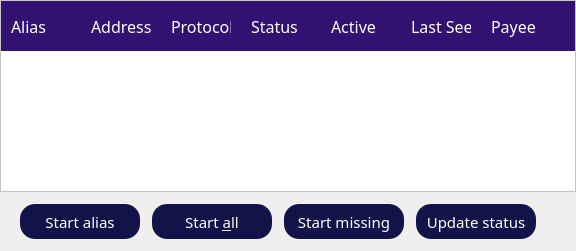
               <widget class="QWidget" name="tabMyLibernodes_4">
                <property name="font">
                 <font>
                  <family>ZoinLight</family>
                 </font>
                </property>
                <attribute name="title">
                 <string>My Libernodes</string>
                </attribute>
                <layout class="QGridLayout" name="gridLayout_7">
                 <property name="leftMargin">
                  <number>0</number>
                 </property>
                 <property name="topMargin">
                  <number>0</number>
                 </property>
                 <property name="rightMargin">
                  <number>0</number>
                 </property>
                 <property name="bottomMargin">
                  <number>0</number>
                 </property>
                 <property name="spacing">
                  <number>-1</number>
                 </property>
                 <item row="0" column="0">
                  <layout class="QVBoxLayout" name="verticalLayout_12">
                   <property name="spacing">
                    <number>0</number>
                   </property>
                   <property name="leftMargin">
                    <number>0</number>
                   </property>
                   <property name="bottomMargin">
                    <number>0</number>
                   </property>
                   <item>
                    <widget class="QTableWidget" name="tableWidgetMyLibernodes_4">
                     <property name="minimumSize">
                      <size>
                       <width>500</width>
                       <height>0</height>
                      </size>
                     </property>
                     <property name="font">
                      <font>
                       <family>ZoinLight</family>
                       <pointsize>12</pointsize>
                      </font>
                     </property>
                     <property name="styleSheet">
                      <string notr="true">
QHeaderView::section {height:50; width: 100;border: 0px solid white; background-color: #321172; color: white; font-size: 12pt;padding-left: 10; padding-right:10; } 
QHeaderView::down-arrow { image: url(:/icons/txdown); width: 8px; height: 8px; }
 QHeaderView::up-arrow { image: url(:/icons/txup); width: 8px; height: 8px; }

QTableView{
alternate-background-color: #EAE6F1;
background-color: white;
}

QScrollBar:horizontal {
            border: 0px solid;
            background: transparent;
            height: 14px;
            margin: 0px 0px 0px 0px;
              padding: 4px;
}
QScrollBar:vertical {
            border: 0px solid #321172;
            background: transparent;
            width: 14px;
            margin: 0px 0px 0px 0px;
       padding: 4px;
        }
QScrollBar::handle {
            background: #aaaaaa;
            border: 0px;
            border-radius: 3px;
        }
        QScrollBar::add-line:vertical {
            height: 0px;
            subcontrol-position: bottom;
            subcontrol-origin: margin;
        }
        QScrollBar::sub-line:vertical {
            height: 0 px;
            subcontrol-position: top;
            subcontrol-origin: margin;
        }
        QScrollBar::add-line:horizontal {
            width: 0px;
            subcontrol-position: right;
            subcontrol-origin: margin;
        }
        QScrollBar::sub-line:horizontal {
            width: 0 px;
            subcontrol-position: left;
            subcontrol-origin: margin;
        }</string>
                     </property>
                     <property name="editTriggers">
                      <set>QAbstractItemView::NoEditTriggers</set>
                     </property>
                     <property name="alternatingRowColors">
                      <bool>true</bool>
                     </property>
                     <property name="selectionMode">
                      <enum>QAbstractItemView::SingleSelection</enum>
                     </property>
                     <property name="selectionBehavior">
                      <enum>QAbstractItemView::SelectRows</enum>
                     </property>
                     <property name="showGrid">
                      <bool>false</bool>
                     </property>
                     <property name="gridStyle">
                      <enum>Qt::NoPen</enum>
                     </property>
                     <property name="sortingEnabled">
                      <bool>true</bool>
                     </property>
                     <property name="columnCount">
                      <number>7</number>
                     </property>
                     <attribute name="horizontalHeaderDefaultSectionSize">
                      <number>80</number>
                     </attribute>
                     <attribute name="horizontalHeaderMinimumSectionSize">
                      <number>80</number>
                     </attribute>
                     <attribute name="horizontalHeaderStretchLastSection">
                      <bool>true</bool>
                     </attribute>
                     <attribute name="verticalHeaderVisible">
                      <bool>false</bool>
                     </attribute>
                     <column>
                      <property name="text">
                       <string>Alias</string>
                      </property>
                      <property name="textAlignment">
                       <set>AlignLeading|AlignVCenter</set>
                      </property>
                     </column>
                     <column>
                      <property name="text">
                       <string>Address</string>
                      </property>
                      <property name="textAlignment">
                       <set>AlignLeading|AlignVCenter</set>
                      </property>
                     </column>
                     <column>
                      <property name="text">
                       <string>Protocol</string>
                      </property>
                      <property name="textAlignment">
                       <set>AlignLeading|AlignVCenter</set>
                      </property>
                     </column>
                     <column>
                      <property name="text">
                       <string>Status</string>
                      </property>
                      <property name="textAlignment">
                       <set>AlignLeading|AlignVCenter</set>
                      </property>
                     </column>
                     <column>
                      <property name="text">
                       <string>Active</string>
                      </property>
                      <property name="textAlignment">
                       <set>AlignLeading|AlignVCenter</set>
                      </property>
                     </column>
                     <column>
                      <property name="text">
                       <string>Last Seen</string>
                      </property>
                      <property name="textAlignment">
                       <set>AlignLeading|AlignVCenter</set>
                      </property>
                     </column>
                     <column>
                      <property name="text">
                       <string>Payee</string>
                      </property>
                      <property name="textAlignment">
                       <set>AlignLeading|AlignVCenter</set>
                      </property>
                      <property name="foreground">
                       <brush brushstyle="NoBrush">
                        <color alpha="255">
                         <red>0</red>
                         <green>0</green>
                         <blue>0</blue>
                        </color>
                       </brush>
                      </property>
                     </column>
                    </widget>
                   </item>
                   <item>
                    <layout class="QHBoxLayout" name="horizontalLayout_15">
                     <property name="spacing">
                      <number>12</number>
                     </property>
                     <property name="leftMargin">
                      <number>20</number>
                     </property>
                     <property name="topMargin">
                      <number>12</number>
                     </property>
                     <property name="rightMargin">
                      <number>0</number>
                     </property>
                     <property name="bottomMargin">
                      <number>12</number>
                     </property>
                     <item>
                      <widget class="QPushButton" name="startButton_4">
                       <property name="enabled">
                        <bool>true</bool>
                       </property>
                       <property name="minimumSize">
                        <size>
                         <width>0</width>
                         <height>35</height>
                        </size>
                       </property>
                       <property name="font">
                        <font>
                         <family>ZoinRegular</family>
                         <pointsize>11</pointsize>
                        </font>
                       </property>
                       <property name="styleSheet">
                        <string notr="true">
QPushButton {
background-color: #121349;
color: white;
border-radius:15px;
height:35px;
width:120px;
border: 0;
}
QPushButton:hover {
background-color: #121349;
color: white;
height:35px;
width:120px;
border:0;
}
QPushButton:hover!pressed {
background-color: #4a0e95;
color: white;
border-radius:15px;
height:35px;
width:120px;
border: 0;
}</string>
                       </property>
                       <property name="text">
                        <string>Start alias</string>
                       </property>
                      </widget>
                     </item>
                     <item>
                      <widget class="QPushButton" name="startAllButton_4">
                       <property name="minimumSize">
                        <size>
                         <width>0</width>
                         <height>35</height>
                        </size>
                       </property>
                       <property name="font">
                        <font>
                         <family>ZoinRegular</family>
                         <pointsize>11</pointsize>
                        </font>
                       </property>
                       <property name="styleSheet">
                        <string notr="true">
QPushButton {
background-color: #121349;
color: white;
border-radius:15px;
height:35px;
width:120px;
border: 0;
}
QPushButton:hover {
background-color: #121349;
color: white;
height:35px;
width:120px;
border:0;
}
QPushButton:hover!pressed {
background-color: #4a0e95;
color: white;
border-radius:15px;
height:35px;
width:120px;
border: 0;
}</string>
                       </property>
                       <property name="text">
                        <string>Start &amp;all</string>
                       </property>
                      </widget>
                     </item>
                     <item>
                      <widget class="QPushButton" name="startMissingButton_4">
                       <property name="minimumSize">
                        <size>
                         <width>0</width>
                         <height>35</height>
                        </size>
                       </property>
                       <property name="font">
                        <font>
                         <family>ZoinRegular</family>
                         <pointsize>11</pointsize>
                        </font>
                       </property>
                       <property name="styleSheet">
                        <string notr="true">
QPushButton {
background-color: #121349;
color: white;
border-radius:15px;
height:35px;
width:120px;
border: 0;
}
QPushButton:hover {
background-color: #121349;
color: white;
height:35px;
width:120px;
border:0;
}
QPushButton:hover!pressed {
background-color: #4a0e95;
color: white;
border-radius:15px;
height:35px;
width:120px;
border: 0;
}</string>
                       </property>
                       <property name="text">
                        <string>Start missing</string>
                       </property>
                      </widget>
                     </item>
                     <item>
                      <widget class="QPushButton" name="UpdateButton_4">
                       <property name="minimumSize">
                        <size>
                         <width>0</width>
                         <height>35</height>
                        </size>
                       </property>
                       <property name="font">
                        <font>
                         <family>ZoinRegular</family>
                         <pointsize>11</pointsize>
                        </font>
                       </property>
                       <property name="styleSheet">
                        <string notr="true">
QPushButton {
background-color: #121349;
color: white;
border-radius:15px;
height:35px;
width:120px;
border: 0;
}
QPushButton:hover {
background-color: #121349;
color: white;
height:35px;
width:120px;
border:0;
}
QPushButton:hover!pressed {
background-color: #4a0e95;
color: white;
border-radius:15px;
height:35px;
width:120px;
border: 0;
}</string>
                       </property>
                       <property name="text">
                        <string>Update status</string>
                       </property>
                      </widget>
                     </item>
                     <item>
                      <spacer name="horizontalSpacer_9">
                       <property name="orientation">
                        <enum>Qt::Horizontal</enum>
                       </property>
                       <property name="sizeHint" stdset="0">
                        <size>
                         <width>40</width>
                         <height>20</height>
                        </size>
                       </property>
                      </spacer>
                     </item>
                    </layout>
                   </item>
                  </layout>
                 </item>
                </layout>
               </widget>
